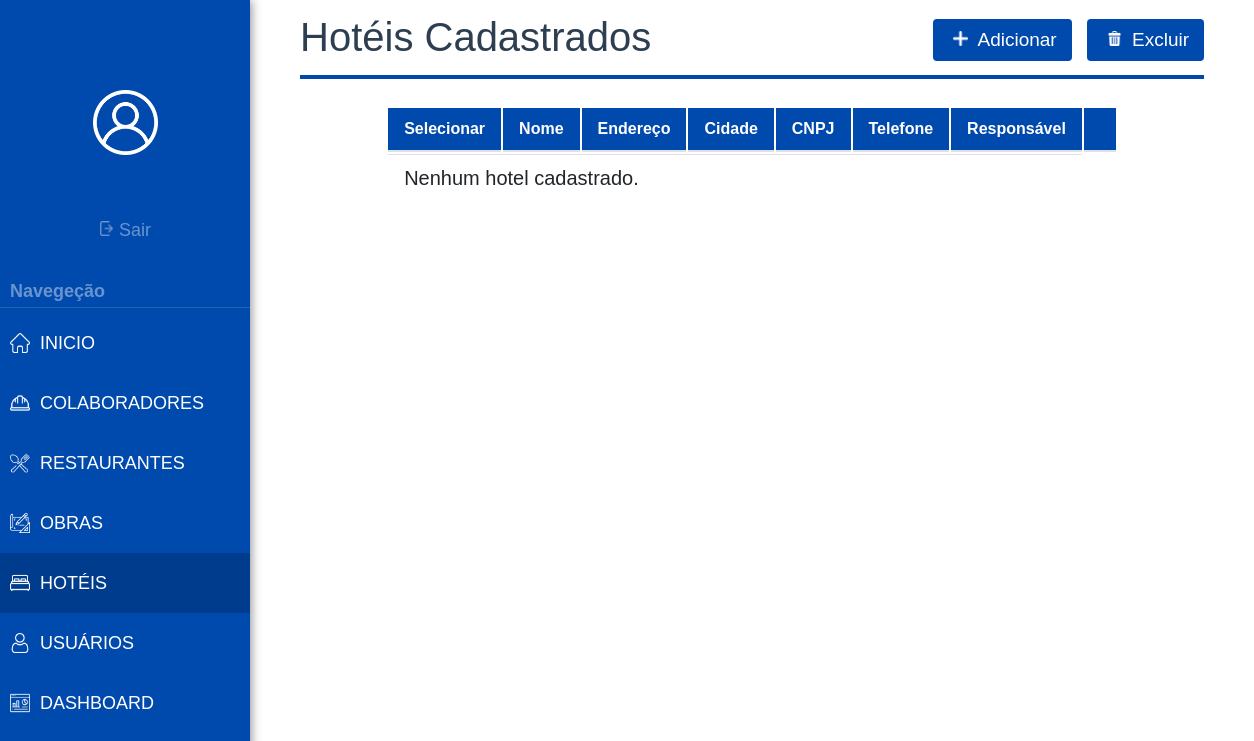
The app's page /listar-hoteis/ (signed in), older data.
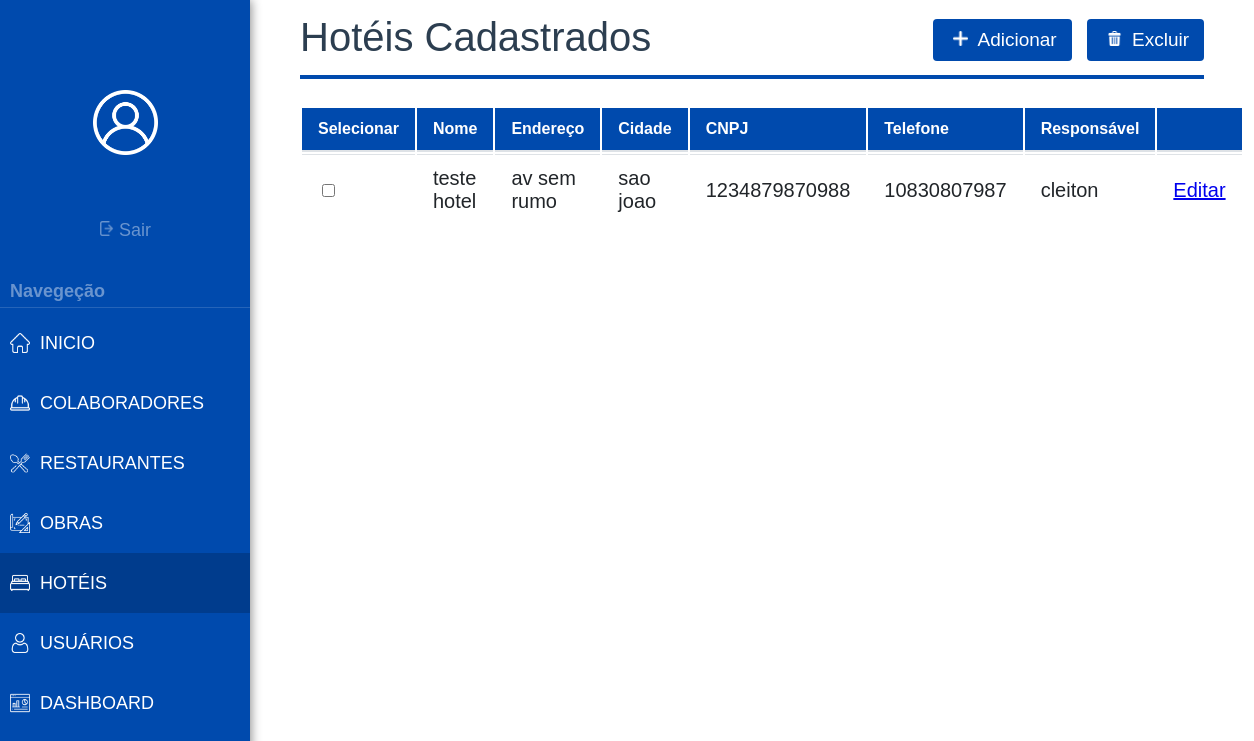
The same page, newer data.
### Sistema/models.py (models this page shows)
class Hotel(models.Model):
    nome = models.CharField(
        max_length=100,
        verbose_name="Nome do Hotel"
    )
    cnpj = models.CharField(
        max_length=18,
        unique=True,
        verbose_name="CNPJ"
    )
    cidade = models.CharField(
        max_length=18,
        unique=True,
        verbose_name="Cidade"
    )
    endereco = models.TextField(
        verbose_name="Endereço Completo"
    )
    telefone = models.CharField(
        max_length=15,
        verbose_name="Telefone"
    )
    responsavel = models.CharField(
        max_length=100,
        verbose_name="Responsável"
    )

### Sistema/views.py (the view)
# urls.py: path('listar-hoteis/', views.listar_hoteis, name='listar-hoteis'),
@login_required
def listar_hoteis(request):
    hotel = Hotel.objects.all()
    context = {'hotel': hotel}
    return render (request, 'lista-hoteis.html', context)

### Sistema/templates/lista-hoteis.html (shortened to what the changed rows need)
{% load static %}
<!DOCTYPE html>
<html lang="pt-BR">
<head>
  <link rel="stylesheet" href="{% static 'css/style.css' %}">
</head>
<body>
 <div class="corpo">
  <form method="POST" action="{% url 'deletar-generico' %}">
    <div class="card">
      <div class="table-responsive">
        <table class="table table-striped table-bordered text-center align-middle">
          <thead>
            <tr>
              <th class="text-nowrap">Selecionar</th>
              <th class="text-nowrap">Nome</th>
              <th class="text-nowrap">Endereço</th>
              <th class="text-nowrap">Cidade</th>
              <th class="text-nowrap">CNPJ</th>
              <th class="text-nowrap">Telefone</th>
              <th class="text-nowrap">Responsável</th>
              <th class="text-nowrap"> </th>
            </tr>
          </thead>
          <tbody>
            {% for hotel in hotel %}
              <tr>
                <td>
                  <input type="checkbox" name="ids" value="{{ hotel.id }}">
                </td>
                <td class="text-nowrap">{{ hotel.nome }}</td>
                <td class="text-nowrap">{{ hotel.endereco }}</td>
                <td class="text-nowrap">{{ hotel.cidade }}</td>
                <td class="text-nowrap">{{ hotel.cnpj }}</td>
                <td class="text-nowrap">{{ hotel.telefone }}</td>
                <td class="text-nowrap">{{ hotel.responsavel }}</td>
                <td>
                  <a href="{% url 'editar-hotel' hotel.id %}" class="btn btn-warning btn-sm text-white">
                     Editar
                  </a>
                </td>
              </tr>
            {% empty %}
              <tr>
                <td colspan="7" class="text-center text-danger">
                  Nenhum hotel cadastrado.
                </td>
              </tr>
            {% endfor %}
          </tbody>
        </table>
      </div>
    </div>
    </div>
</body>
</html>

Row changes from the older to the newer data that the page shows:
added Hotel: nome "teste hotel", endereco "av sem rumo", cidade "sao joao", cnpj "1234879870988", telefone "10830807987", responsavel "cleiton"
Text that changed along with them:
text no longer shown: "Nenhum hotel cadastrado."
